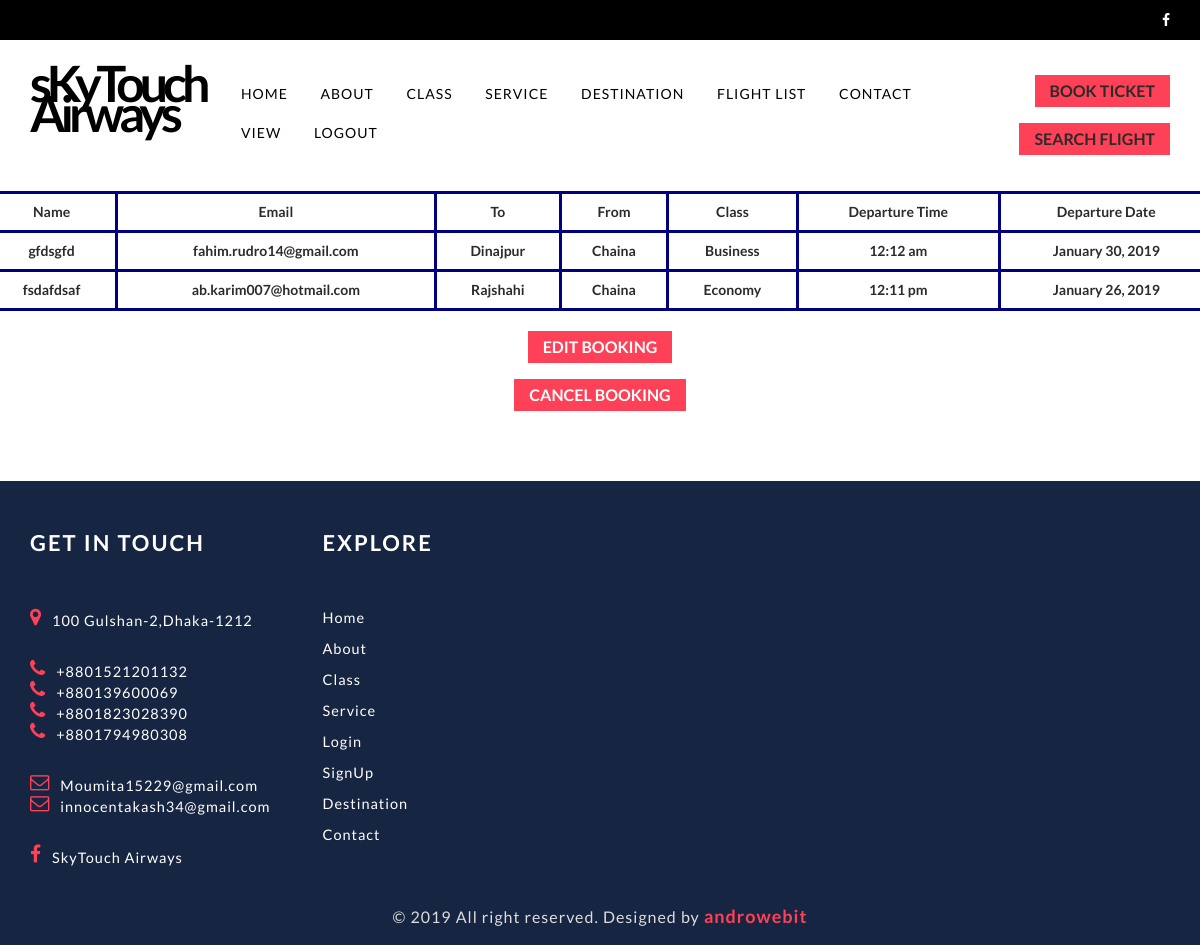
/view.php (signed in), run on the app's committed database.
### tables this page shows
CREATE TABLE `tbl_booking` (
  `id` int(11) NOT NULL,
  `usId` int(11) NOT NULL,
  `name` varchar(100) NOT NULL,
  `email` varchar(100) NOT NULL,
  `fTo` varchar(100) NOT NULL,
  `fFrom` varchar(100) NOT NULL,
  `class` varchar(100) NOT NULL,
  `time` time NOT NULL,
  `date` date NOT NULL,
  `status` int(11) DEFAULT '0'
);

CREATE TABLE `tbl_airport` (
  `aId` int(11) NOT NULL,
  `name` varchar(255) NOT NULL
);

### lib/Session.php (called while the page is built, shortened)
<?php
class Session{
	public static function get($key)
	{
		if (isset($_SESSION[$key])) {
			return $_SESSION[$key];
		}else{
			return false;
		}
	}
}
?>

### classes/Customer.php (called while the page is built, shortened)
<?php
 class Customer
 {
 	private $db;
 	function __construct()
 	{
 		$this->db = new Database();
 	}
	public function getAirportById($aId)
	{
		$sql = "SELECT * from tbl_airport where aId = :aId limit 1";
		$query = $this->db->link->prepare($sql);
		$query->bindValue(':aId',$aId);
		$query->execute();
		$result = $query->fetch(PDO::FETCH_OBJ);
		if ($result) {
			return $result->name;
		}
	}
	public function getBookingListByUserId($usId)
	{
		$sql = "SELECT * from tbl_booking where usId = :usId";
		$query = $this->db->link->prepare($sql);
		$query->bindValue(':usId',$usId);
		$query->execute();
		$result = $query->fetchAll(PDO::FETCH_OBJ);
		if ($result) {
			return $result;
		}
	}
 }
?>

### lib/Database.php (called while the page is built, shortened)
<?php
Class Database{
	public $hostdb   = DB_HOST;
	public $userdb   = DB_USER;
	public $passdb   = DB_PASS;
	public $namedb 	 = DB_NAME;
	public $link;
	private function connectDB(){
	if (!isset($this->link)) {
			try{
				$pdo = new PDO("mysql:host=".$this->hostdb.";dbname=".$this->namedb, $this->userdb, $this->passdb);
				$pdo->setAttribute(PDO::ATTR_ERRMODE, PDO::ERRMODE_EXCEPTION);
				$pdo->exec("SET CHARACTER SET utf8");
				$this->link = $pdo;
			}catch(PDOException $e){
				die("Failed to connect with database".$e->getMessage());
			}
		}
 	}
}
?>

### lib/Format.php (called while the page is built, shortened)
<?php
class Format{
 public function formatDateOnly($date){
    return date('F j, Y', strtotime($date));
 }
 public function formatTime($time){
    return date('g:i a', strtotime($time));
 }
}
?>

### view.php (the view, shortened to what this page needs)
<?php include_once 'header.php'; ?>
<div class="row">
<table method="post" class="table" role="table" style="width: 100%">
  <div class="col-lg-3 col-md-3 col-sm-3 col-xs-12">
    <tr>
        <th><a>Name</a></th>
        <th><a>Email</a></th>
        <th><a>To</a></th>
        <th><a>From</a></th>
        <th><a>Class</a></th>
        <th><a>Departure Time</a></th>
        <th><a>Departure Date</a></th>
    </tr>
    <?php
        if (SESSION::get('id') != NULL) {
            $bk = $cs->getBookingListByUserId(SESSION::get('id'));
            if($bk){
                foreach ($bk as $row) {
    ?>
    <tr>
        <th><?php echo $row->name; ?></th>
        <th><?php echo $row->email; ?></th>
        <th><?php echo  $cs->getAirportById($row->fTo); ?></th>
        <th><?php echo $cs->getAirportById($row->fFrom); ?></th>
        <th><?php echo $row->class; ?></th>
        <th><?php echo $fm->formatTime($row->time); ?></th>
        <th><?php echo $fm->formatDateOnly($row->date); ?></th>
    </tr>
<?php } } } ?>
</div>
</table>
</div>
</div>
<section>
  <div class="text-center"><button type="button" class="book-now-btn">Edit Booking</button></div>
  <br>
  <div class="text-center"><button type="button" class="book-now-btn">Cancel Booking</button></div>
</section>
<?php include_once 'footer.php'; ?>

### header.php (shortened to what this page needs)
<?php include_once ('lib/Session.php'); ?>
<?php include_once ('lib/Format.php'); ?>
<?php include_once ('lib/Database.php'); ?>
<?php
    $fm = new Format();
    $cs = new Customer();
?>
<!DOCTYPE html>
<html lang="en">
<head>
<link href="css/bootstrap.min.css" rel="stylesheet">
<link href="font-awesome/css/font-awesome.min.css" rel="stylesheet" type="text/css" />
<link href="css/style.css" rel="stylesheet">
<link href="fonts/antonio-exotic/stylesheet.css" rel="stylesheet">
<link rel="stylesheet" href="css/lightbox.min.css">
<link href="css/responsive.css" rel="stylesheet">
</head>
<body>
<div id="page">
    <div class="top-header">
        <div class="container">
            <div class="row">
                <div class="col-md-6">
                </div>
                <div class="col-md-6"><div class="social-grid">
                        <ul class="list-unstyled text-right">
                            <a href="https://www.facebook.com" target="_blank" class="fa fa-facebook"></a>
                        </ul>
                    </div></div>
            </div>
        </div>
    </div>
    <header class="header-container">
        <div class="container">
            <div class="top-row">
                <div class="row">
                    <div class="col-md-2 col-sm-6 col-xs-6">
                        <div id="logo">
                            <a href="index.html"><span>sKyTouch Airways</span></a>
                        </div>
                    </div>
                    <div class="col-md-8 col-sm-12 col-xs-12 remove-padd">
                        <nav class="navbar navbar-default">
                            <div class="collapse navigation navbar-collapse navbar-ex1-collapse remove-space">
                                <ul class="list-unstyled nav1 cl-effect-10">
                                    <li><a  data-hover="Home" href="index.php"><span>Home</span></a></li>
                                    <li><a data-hover="About"  href="about.php"><span>About</span></a></li>
                                    <li><a data-hover="Class"  href="class.php"><span>Class</span></a></li>
                                    <li><a data-hover="Service"  href="service.php"><span>Service</span></a></li>
                                     <li><a data-hover="Destination"  href="destination.php"><span>Destination</span></a></li>
                                     <li><a data-hover="Destination"  href="allflights.php"><span>Flight List</span></a></li>
                                    <li><a data-hover="Contact" href="contact.php"><span>contact</span></a></li>
                                <?php if (SESSION::get('login') == false) { ?>
                                    <li><a data-hover="Login" href="login.php"><span>Login</span></a></li>
                                    <li><a data-hover="SignUp" href="signup.php"><span>SignUp</span></a></li>
                                <?php }else{ ?>
                                    <li><a data-hover="View" href="view.php"><span>View</span></a></li>
                                    <li><a data-hover="Logout" href="?action=logout"><span>LogOut</span></a></li>
                                <?php } ?>
                                </ul>
                            </div>
                        </nav>
                    </div>
                    <div class="col-md-2  col-sm-4 col-xs-12 hidden-sm">
                        <?php if (SESSION::get('login') == true) { ?>
                        <div class="text-right"><button type="button" class="book-now-btn"><a href="booking.php">Book Ticket</a></button></div>
                         <br>
                     <?php } ?>
                        <div class="text-right"><button type="button" class="book-now-btn"><a href="search.php">Search Flight</a></button></div>
                    </div>
                </div>
            </div>
        </div>
    </header>

### footer.php (shortened to what this page needs)
<footer>
    <div class="container">
        <div class="row">
            <div class="col-md-3 col-sm-6 col-xs-12 width-set-50">
                <div class="footer-details">
                    <h4>Get in touch</h4>
                    <ul class="list-unstyled footer-contact-list">
                        <li>
                            <i class="fa fa-map-marker fa-lg"></i>
                            <p><a href="100 Gulshan-2,Dhaka-1212"> 100 Gulshan-2,Dhaka-1212</a></p>
                        </li>
                        <li>
                            <i class="fa fa-phone fa-lg"></i>
                            <p><a href="tel:+8801521201132"> +8801521201132</a></p>
                            <i class="fa fa-phone fa-lg"></i>
                            <p><a href="tel:+8801521201132"> +880139600069</a></p>
                            <i class="fa fa-phone fa-lg"></i>
                            <p><a href="tel:+8801521201132"> +8801823028390</a></p>
                            <i class="fa fa-phone fa-lg"></i>
                            <p><a href="tel:+8801521201132"> +8801794980308</a></p>
                        </li>
                        <li>
                            <i class="fa fa-envelope-o fa-lg"></i>
                            <p><a href="Moumita15229@gmail.com">Moumita15229@gmail.com</a></p>
                            <i class="fa fa-envelope-o fa-lg"></i>
                            <p><a href="innocentakash34@gmail.com">innocentakash34@gmail.com</a></p>
                        </li>
                        <li>
                            <i class="fa fa-facebook fa-lg"></i>
                            <p><a href="https://www.facebook.com/NonTinni" target="_blank"> SkyTouch Airways</a></p>
                        </li>
                    </ul>
                </div>
            </div>
            <div class="col-md-3 col-sm-6 col-xs-12 width-50 width-set-50">
                <div class="footer-details">
                    <h4>explore</h4>
                    <ul class="list-unstyled footer-links">
                        <li><a href="index.php" title="This is Home">Home</a></li>
                        <li><a href="about.php" title="know About Us">About</a></li>
                        <li><a href="class.php" title="Check The Classes">Class</a></li>
                        <li><a href="service.php" title="Check Out our Service">Service</a></li>
                        <li><a href="login.php" title="Login Here">Login</a></li>
                        <li> <a href="signup.php" title="Sign up Here">SignUp</a></li>
                        <li> <a href="destination.php" title="Find Your Destination">Destination</a></li>
                        <li> <a href="contact.php" title="Contact With Us">Contact</a></li>
                    </ul>
                </div>
            </div>
            </div>
        <div class="copyright">
            &copy; <?php echo date('Y');?> All right reserved. Designed by <a href="androwebit.com" target="_blank">androwebit</a>
        </div>
    </div>
</footer>
    </body>
</html>

### css/style.css (style rules this page uses)
html, body { height: 100%; margin: 0; padding: 0; }
body { background-color: #fff; color: #2b2b2b; font-family: 'Lato', sans-serif; font-size: 14px; line-height: 16px; min-width: 320px; width: 100%; }
* { margin: 0; padding: 0; }
h1,h2,h3,h4,h5,h6,p { margin: 0 }
html, html a { -webkit-font-smoothing: antialiased; text-shadow: 1px 1px 1px rgba(0,0,0,0.004); }
a, button { text-decoration: none; cursor: pointer; }
a { color: #2b2b2b; }
a, a:hover, a:focus, button:hover, button:focus { outline: 0 none !important; text-decoration: none; }
ul { margin: 0; padding: 0; }
#page { overflow: hidden; }
.remove-padd { padding-left: 0; padding-right: 0; }
.top-header { background: #000 none repeat scroll 0 0; padding: 12px 0; }
.social-grid .fa-facebook { color: white; }
.navbar-default { background-color: rgba(0,0,0,0); border-color: rgba(0,0,0,0); }
.navbar { min-height: 35px; margin-bottom: 0; }
.navigation .nav1 li { display: inline; position: relative; }
.top-row { padding: 35px 0; }
#logo > a { color: #ff4157; font-size: 32px; font-weight: 700; letter-spacing: -5px; }
#logo > a span { color: #000; font-size: 50px; }
.book-now-btn { background: #ff4157 none repeat scroll 0 0; border: medium none; color: #fff; font-size: 16px; font-weight: 700; letter-spacing: 0; padding: 8px 15px; text-transform: uppercase; }
.cl-effect-10 a::before, .cl-effect-10 a.active::before { background: #ff4157; color: #fff; content: attr(data-hover); height: 100%; left: 0; padding: 10px 15px; position: absolute; top: 0; transition: transform 0.3s ease 0s; width: 100%; z-index: -1; }
.cl-effect-10 { position: relative; z-index: 1; }
.cl-effect-10 a { overflow: hidden; color: #000; display: inline-block; font-size: 14px; font-weight: 400; letter-spacing: 1px; outline: none; position: relative; text-decoration: none; text-transform: uppercase; }
.cl-effect-10 a span { background: #fff none repeat scroll 0 0; display: block; padding: 10px 15px; transition: transform 0.3s ease 0s; }
footer { background: #162541 none repeat scroll 0 0; color: #ddd !important; margin-top: 70px; padding: 50px 0 20px; }
.footer-details > h4 { font-size: 22px; font-weight: 600; letter-spacing: 2px; margin-bottom: 55px; text-transform: uppercase; color: #fff; }
footer a { color: #fff; }
.footer-contact-list i { color: #ff4157; float: left; margin-right: 10px; }
.footer-contact-list p { overflow: hidden; line-height: 21px; }
.footer-contact-list li { font-size: 14.5px; letter-spacing: 1px; }
.footer-contact-list li + li { margin-top: 30px; }
.footer-links li + li { margin-top: 15px; }
.footer-links li { font-size: 14.5px; letter-spacing: 1px; text-transform: capitalize; }
.copyright { font-size: 16px; letter-spacing: 1px; margin-top: 40px; text-align: center; }
.copyright > a { color: #ff4157; font-weight: 600; font-size: 18px; }

### view.php (style rules this page uses)
table,th,td { border: 3px solid navy ; }
th,td { padding: 5px; text-align: center; }

### data on the page
tbl_booking: name "gfdsgfd", email "fahim.rudro14@gmail.com", fTo.name "Dinajpur", fFrom.name "Chaina", class "Business", time "12:12 am", date "January 30, 2019"
tbl_booking: name "fsdafdsaf", email "ab.karim007@hotmail.com", fTo.name "Rajshahi", fFrom.name "Chaina", class "Economy", time "12:11 pm", date "January 26, 2019"
